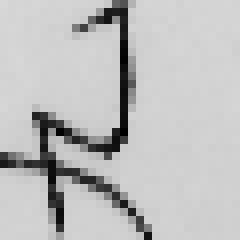
#> input picture test4/pic/rotate/0_rotated_270.png, 30 x 30 px, given as the content of the folder E:/20212333Python/demo09_AnalisisData/test4/pic/resize, which was not available (shown 8 times larger)
$ python rotate.py
#> lines starting #> are read from the running program, lines starting #| are printed output that depends on the picture; pictures that were not available may be replaced by others from this repository, and a replacement may not be noted
import cv2
import os

# 指定输入图像文件夹和输出文件夹
input_folder = "E:/20212333Python\demo09_AnalisisData/test4\pic/resize"
output_folder = "E:/20212333Python\demo09_AnalisisData/test4\pic/rotate"

# 遍历输入文件夹中的图像文件
for filename in os.listdir(input_folder):
    if filename.endswith(".png"):
        # 读取图像
        image_path = os.path.join(input_folder, filename)
        image = cv2.imread(image_path)
#> image is the input picture: shape (30, 30, 3); min 1, max 216, mean 189.9

        # 旋转图像并保存
        for angle in [90, 180, 270]:
            # 旋转图像
            rotated_image = cv2.rotate(image, cv2.ROTATE_90_CLOCKWISE)  # 逆时针旋转90度
            if angle == 180:
                rotated_image = cv2.rotate(rotated_image, cv2.ROTATE_90_CLOCKWISE)  # 再逆时针旋转90度
            if angle == 270:
                rotated_image = cv2.rotate(rotated_image, cv2.ROTATE_90_CLOCKWISE)  # 再逆时针旋转90度
                rotated_image = cv2.rotate(rotated_image, cv2.ROTATE_90_CLOCKWISE)  # 再逆时针旋转90度
            # 生成新文件名
            output_filename = os.path.splitext(filename)[0] + "_rotated_" + str(angle) + ".png"
            # 保存旋转后的图像
            cv2.imwrite(os.path.join(output_folder, output_filename), rotated_image)
#> this loop made 3 passes
#> pass 1, `rotated_image = cv2.rotate(image, cv2.ROTATE_90_CLOCKWISE)`:
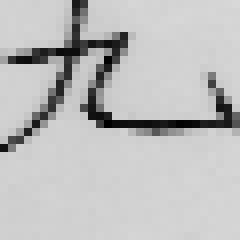
#> rotated_image: shape (30, 30, 3) (shown 8 times larger); min 1, max 216, mean 189.9
#> pass 2, `rotated_image = cv2.rotate(rotated_image, cv2.ROTATE_90_CLOCKWISE)`:
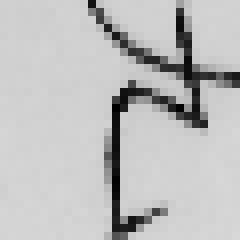
#> rotated_image: shape (30, 30, 3) (shown 8 times larger); min 1, max 216, mean 189.9
#> pass 3, `rotated_image = cv2.rotate(rotated_image, cv2.ROTATE_90_CLOCKWISE)`:
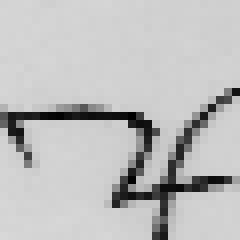
#> rotated_image: shape (30, 30, 3) (shown 8 times larger); min 1, max 216, mean 189.9

print("图像扩容完成！")

$ run again, on test4/pic/rotate/14_rotated_180.png
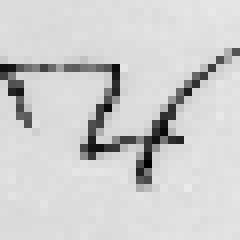
#> input picture test4/pic/rotate/14_rotated_180.png, 30 x 30 px, given as the content of the folder E:/20212333Python/demo09_AnalisisData/test4/pic/resize, which was not available (shown 8 times larger)
#> image is the input picture: shape (30, 30, 3); min 1, max 233, mean 206.3
#> the loop `for angle in [90, 180, 270]:` made 3 passes
#> pass 1, `rotated_image = cv2.rotate(image, cv2.ROTATE_90_CLOCKWISE)`:
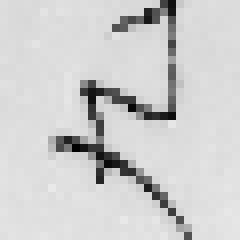
#> rotated_image: shape (30, 30, 3) (shown 8 times larger); min 1, max 233, mean 206.3
#> pass 3, `rotated_image = cv2.rotate(rotated_image, cv2.ROTATE_90_CLOCKWISE)`:
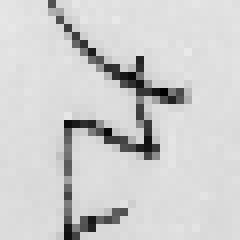
#> rotated_image: shape (30, 30, 3) (shown 8 times larger); min 1, max 233, mean 206.3
